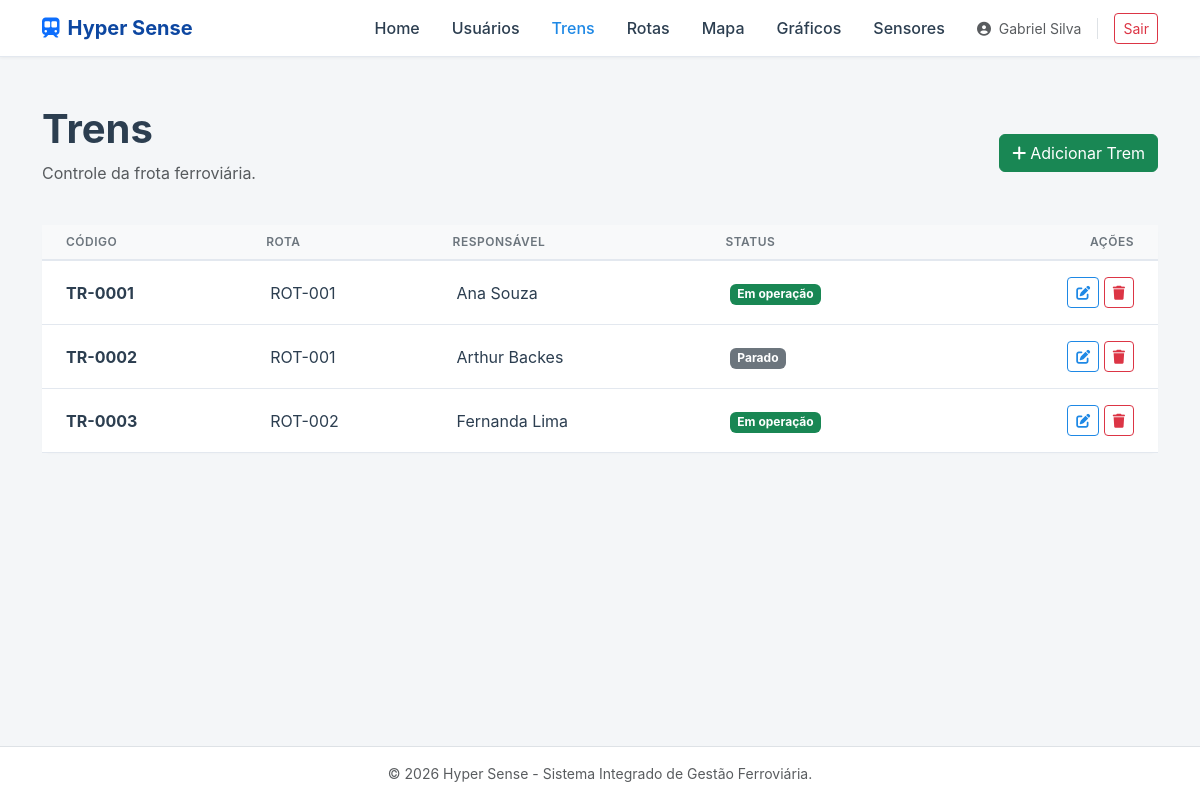
The page /Tela/trens.php (signed in) on the database its author committed.
### tables this page shows
CREATE TABLE IF NOT EXISTS trens (
    id INT AUTO_INCREMENT PRIMARY KEY,
    codigo VARCHAR(20) NOT NULL UNIQUE,
    status VARCHAR(30) NOT NULL DEFAULT 'Em operação',
    trecho_id INT NULL,
    rota_id INT NULL,
    posicao_percentual DECIMAL(5,2) NOT NULL DEFAULT 50,
    usuario_responsavel_id INT NULL,
    CONSTRAINT fk_trem_trecho FOREIGN KEY (trecho_id) REFERENCES trechos(id) ON DELETE SET NULL,
    CONSTRAINT fk_trem_rota FOREIGN KEY (rota_id) REFERENCES rotas(id) ON DELETE SET NULL,
    CONSTRAINT fk_trem_usuario FOREIGN KEY (usuario_responsavel_id) REFERENCES usuarios(id) ON DELETE SET NULL
);

CREATE TABLE IF NOT EXISTS rotas (
    id INT AUTO_INCREMENT PRIMARY KEY,
    codigo VARCHAR(20) NOT NULL UNIQUE,
    nome VARCHAR(100) NOT NULL,
    status VARCHAR(20) NOT NULL DEFAULT 'Ativa',
    descricao TEXT NULL,
    distancia_km DECIMAL(8,2) NULL,
    tempo_estimado VARCHAR(50) NULL,
    data_criacao DATE NULL
);

CREATE TABLE IF NOT EXISTS usuarios (
    id INT AUTO_INCREMENT PRIMARY KEY,
    nome VARCHAR(150) NOT NULL,
    email VARCHAR(150) NOT NULL,
    telefone VARCHAR(30) NULL,
    cep VARCHAR(9) NULL,
    logradouro VARCHAR(150) NULL,
    bairro VARCHAR(100) NULL,
    cidade VARCHAR(100) NULL,
    uf CHAR(2) NULL,
    tipo VARCHAR(50) NOT NULL DEFAULT 'Usuário',
    status VARCHAR(20) NOT NULL DEFAULT 'Ativo',
    senha VARCHAR(255) NULL,
    criado_em DATETIME NOT NULL DEFAULT CURRENT_TIMESTAMP,
    ultimo_acesso DATETIME NULL,
    deleted_at DATETIME NULL DEFAULT NULL,
    UNIQUE KEY uk_usuarios_email (email)
);

### Tela/auth.php (called while the page is built, shortened)
<?php
function isAdmin(): bool {
    return ($_SESSION['usuario_tipo'] ?? '') === 'Administrador';
}
function e($valor): string {
    return htmlspecialchars((string)($valor ?? ''), ENT_QUOTES, 'UTF-8');
}

### Tela/trens.php (the view, shortened to what this page needs)
<?php
require_once 'auth.php';
$admin = isAdmin();
$trens = $conexao->query("
    SELECT t.*, r.codigo AS rota_codigo, u.nome AS responsavel
    FROM trens t
    LEFT JOIN rotas r ON r.id = t.rota_id
    LEFT JOIN usuarios u ON u.id = t.usuario_responsavel_id
    ORDER BY t.codigo
")->fetch_all(MYSQLI_ASSOC);
?>
<?php $tituloPagina = 'Trens'; require __DIR__ . '/cabecalho.php'; ?>
<main class="container py-5">
    <div class="d-flex justify-content-between align-items-center mb-4">
        <div>
            <h1 class="fw-bold">Trens</h1>
            <p class="text-muted">Controle da frota ferroviária.</p>
        </div>
        <?php if ($admin): ?>
            <a class="btn btn-success" href="cadastro%20Trem.php"><i class="fas fa-plus me-1"></i>Adicionar Trem</a>
        <?php endif; ?>
    </div>
    <div class="card border-0 shadow-sm">
        <div class="card-body p-0">
            <div class="table-responsive">
                <table class="table table-hover mb-0 align-middle">
                    <thead class="table-light">
                        <tr>
                            <th class="ps-4">Código</th>
                            <th>Rota</th>
                            <th>Responsável</th>
                            <th>Status</th>
                            <?php if ($admin): ?><th class="text-end pe-4">Ações</th><?php endif; ?>
                        </tr>
                    </thead>
                    <tbody>
                        <?php foreach ($trens as $trem): ?>
                            <tr>
                                <td class="ps-4 fw-bold"><?= e($trem['codigo']) ?></td>
                                <td><?= e($trem['rota_codigo'] ?? '—') ?></td>
                                <td><?= e($trem['responsavel'] ?? 'Sem responsável') ?></td>
                                <td>
                                    <span class="badge bg-<?= $trem['status'] === 'Em operação' ? 'success' : 'secondary' ?>">
                                        <?= e($trem['status']) ?>
                                    </span>
                                </td>
                                <?php if ($admin): ?>
                                    <td class="text-end pe-4 text-nowrap">
                                        <button class="btn btn-sm btn-outline-primary" data-bs-toggle="modal" data-bs-target="#editarTrem<?= (int)$trem['id'] ?>" title="Editar Trem">
                                            <i class="fas fa-edit"></i>
                                        </button>
                                        <form id="formExcluirTrem<?= (int)$trem['id'] ?>" method="post" class="d-inline">
                                            <button type="button" class="btn btn-sm btn-outline-danger" title="Excluir Trem"
                                                data-bs-toggle="modal" data-bs-target="#modalConfirmacao"
                                                data-confirm-form="formExcluirTrem<?= (int)$trem['id'] ?>"
                                                data-confirm-titulo="Excluir trem"
                                                data-confirm-mensagem="Deseja realmente excluir o trem <?= e($trem['codigo']) ?>?"
                                                data-confirm-botao="Sim, excluir"><i class="fas fa-trash"></i></button>
                                        </form>
                                    </td>
                                <?php endif; ?>
                            </tr>
                        <?php endforeach; ?>
                    </tbody>
                </table>
            </div>
        </div>
    </div>
</main>
<?php require __DIR__ . '/rodape.php'; ?>

### Tela/cabecalho.php (shortened to what this page needs)
<!DOCTYPE html>
<html lang="pt-br">
<head>
    <link href="https://cdn.jsdelivr.net/npm/bootstrap@5.3.3/dist/css/bootstrap.min.css" rel="stylesheet">
    <link href="https://cdnjs.cloudflare.com/ajax/libs/font-awesome/6.5.2/css/all.min.css" rel="stylesheet">
    <link rel="stylesheet" href="../Css/style.css">
</head>
<body class="pagina-sistema">
<?php require __DIR__ . '/menu.php'; ?>

### Tela/menu.php (shortened to what this page needs)
<?php
$paginaMenu = basename($_SERVER['PHP_SELF']);
$linksMenu = [
    'index.php' => 'Home',
    'trens.php' => 'Trens',
    'rotas.php' => 'Rotas',
    'mapa.php' => 'Mapa',
    'grafico.php' => 'Gráficos',
    'sensores.php' => 'Sensores'
];
if (isAdmin()) {
    $linksMenu = array_merge(
        ['index.php' => 'Home', 'usuario.php' => 'Usuários'],
        array_slice($linksMenu, 1, null, true)
    );
}
?>
<nav class="navbar navbar-expand-lg navbar-hyper sticky-top">
    <div class="container">
        <a class="navbar-brand" href="index.php">
            <i class="fas fa-train-subway me-2 text-primary"></i>Hyper Sense
        </a>
        <div class="collapse navbar-collapse" id="menuPrincipal">
            <ul class="navbar-nav ms-auto mb-2 mb-lg-0 align-items-center">
                <?php foreach ($linksMenu as $arquivo => $nome): ?>
                    <li class="nav-item">
                        <a class="nav-link px-3 <?= $paginaMenu === $arquivo ? 'active' : '' ?>" href="<?= e($arquivo) ?>">
                            <?= e($nome) ?>
                        </a>
                    </li>
                <?php endforeach; ?>
                <li class="nav-item ms-lg-3 mt-2 mt-lg-0 d-flex align-items-center">
                    <span class="text-muted small me-3 d-none d-lg-block border-end pe-3">
                        <i class="fas fa-user-circle me-1"></i> <?= e($_SESSION['usuario_nome'] ?? 'Usuário') ?>
                    </span>
                    <form id="formSair" method="post" action="logout.php">
                        <button type="button" class="btn btn-sm btn-outline-danger"
                            data-bs-toggle="modal" data-bs-target="#modalConfirmacao"
                            data-confirm-form="formSair" data-confirm-titulo="Confirmar saída"
                            data-confirm-mensagem="Deseja realmente sair do sistema?"
                            data-confirm-botao="Sim, sair">Sair</button>
                    </form>
                </li>
            </ul>
        </div>
    </div>
</nav>

### Tela/rodape.php (shortened to what this page needs)
<footer class="bg-white border-top py-3 mt-auto">
    <div class="container text-center text-muted small">&copy; <?= date('Y') ?> Hyper Sense - Sistema Integrado de Gestão Ferroviária.</div>
</footer>
</body>
</html>

### Css/style.css (style rules this page uses)
:root { --hyper-azul: #1e88e5; --hyper-azul-escuro: #0d47a1; --hyper-fundo: #f4f6f8; --texto-principal: #2c3e50; --texto-secundario: #6c757d; --borda-padrao: #e3e8ef; }
html, body { min-height: 100%; background: var(--hyper-fundo); }
body { font-family: -apple-system, BlinkMacSystemFont, "Segoe UI", Roboto, Helvetica, Arial, sans-serif; color: var(--texto-principal); }
.pagina-sistema { min-height: 100vh; display: flex; flex-direction: column; }
.pagina-sistema > main { flex: 1 0 auto; }
.pagina-sistema > footer { flex-shrink: 0; margin-top: auto !important; }
.navbar-hyper { background: #ffffff !important; border-bottom: 1px solid var(--borda-padrao); box-shadow: 0 1px 3px rgba(0,0,0,0.05); }
.navbar-hyper .nav-link, .navbar-hyper .navbar-brand { color: var(--texto-principal) !important; font-weight: 500; }
.navbar-hyper .nav-link:hover, .navbar-hyper .nav-link.active { color: var(--hyper-azul) !important; }
.navbar-hyper .navbar-brand { color: var(--hyper-azul-escuro) !important; font-weight: 700; }
.card { border: 1px solid var(--borda-padrao); box-shadow: 0 1px 2px rgba(0,0,0,0.02) !important; border-radius: 8px !important; background: #ffffff; }
.table { margin-bottom: 0; }
.table thead th { background: #f8f9fa !important; color: var(--texto-secundario) !important; border-bottom: 2px solid var(--borda-padrao) !important; font-weight: 600; text-transform: uppercase; font-size: 0.75rem; letter-spacing: 0.5px; white-space: nowrap; }
.table tbody td { vertical-align: middle; color: var(--texto-principal); border-bottom: 1px solid var(--borda-padrao); padding: 1rem .75rem; }
.btn-outline-primary { color: var(--hyper-azul); border-color: var(--hyper-azul); }
*, *::before, *::after { animation: none !important; transition: none !important; scroll-behavior: auto !important; }

### rows shown on the page
trens: codigo "TR-0001", rota.codigo "ROT-001", usuario_responsavel.nome "Ana Souza", status "Em operação"
trens: codigo "TR-0002", rota.codigo "ROT-001", usuario_responsavel.nome "Arthur Backes", status "Parado"
trens: codigo "TR-0003", rota.codigo "ROT-002", usuario_responsavel.nome "Fernanda Lima", status "Em operação"

### other values the page prints
$nome "Home"
$nome "Usuários"
$nome "Trens"
$nome "Rotas"
$nome "Mapa"
$nome "Gráficos"
$nome "Sensores"
$_SESSION['usuario_nome'] "Gabriel Silva"
